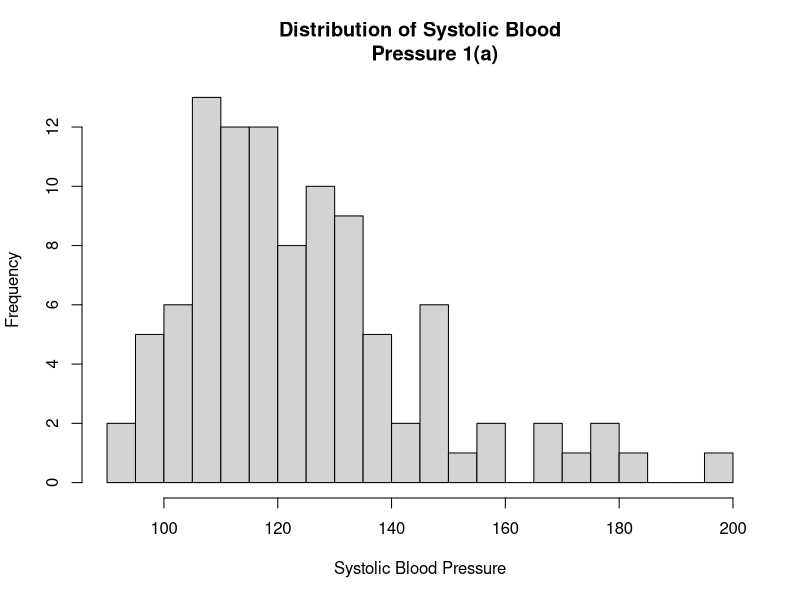
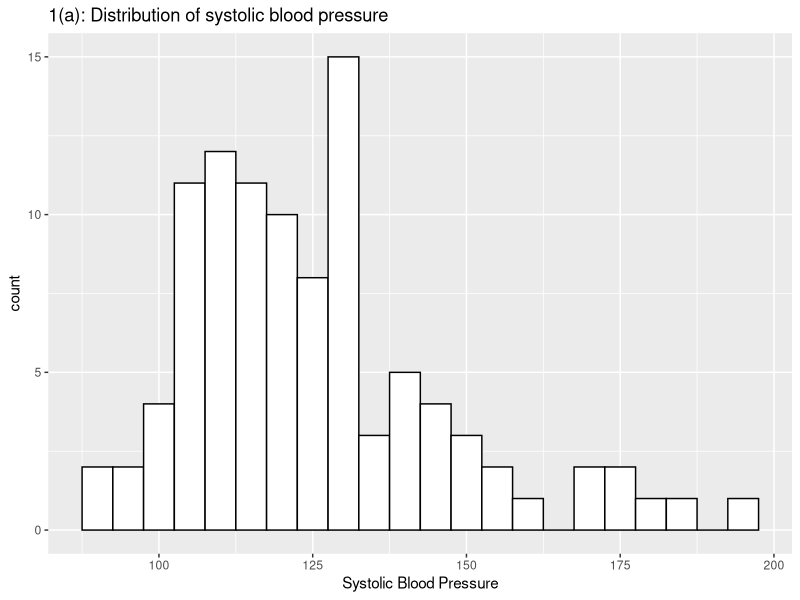
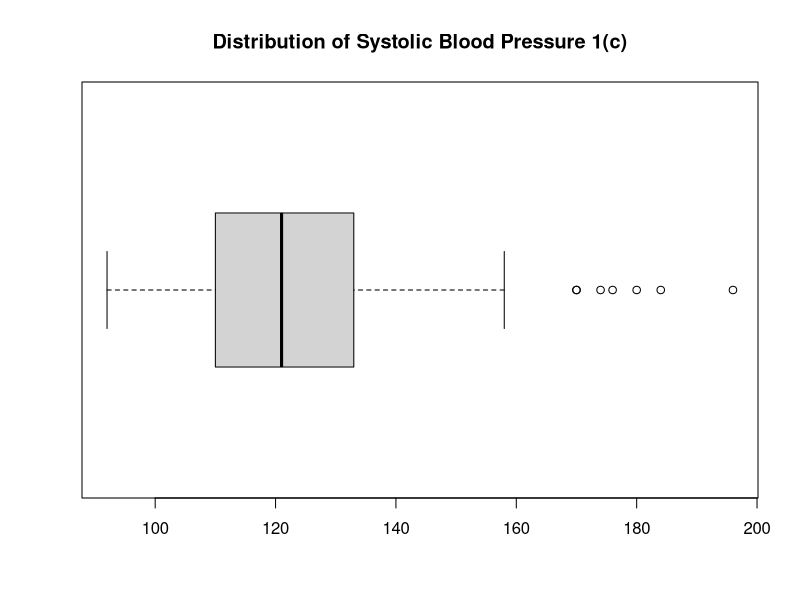
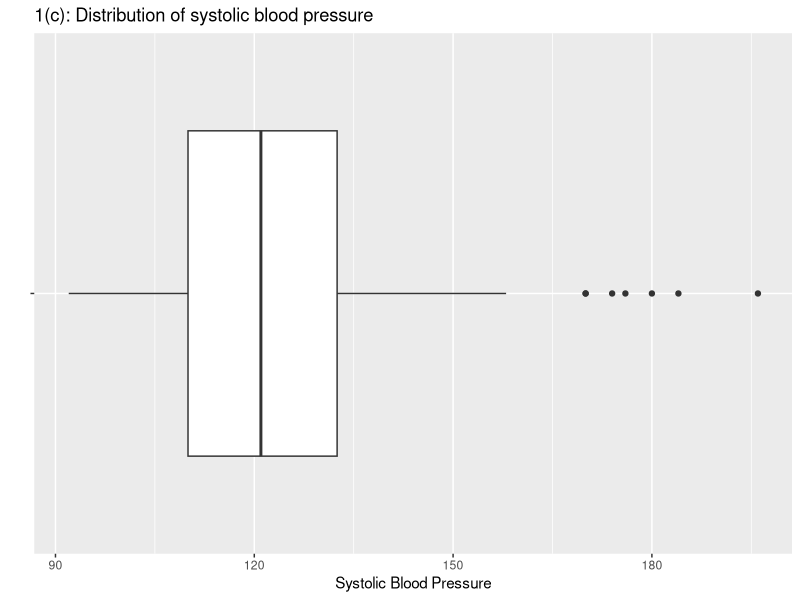
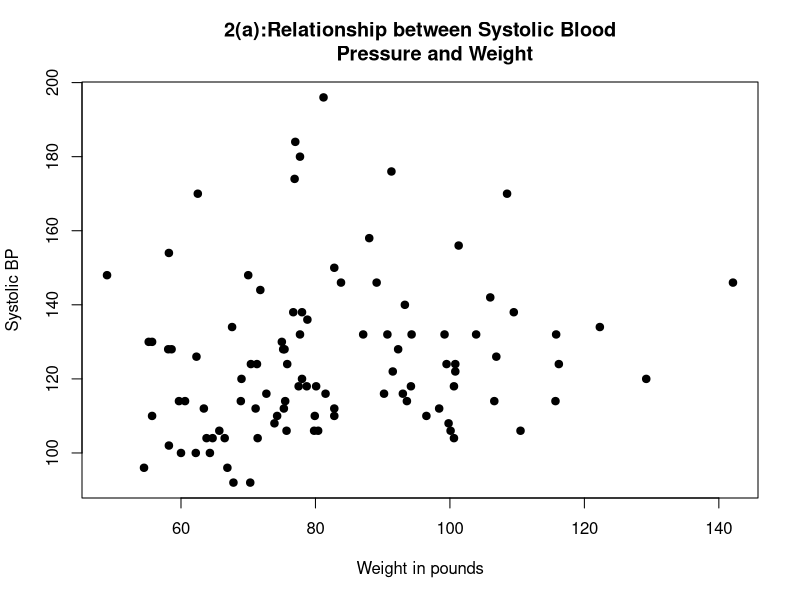
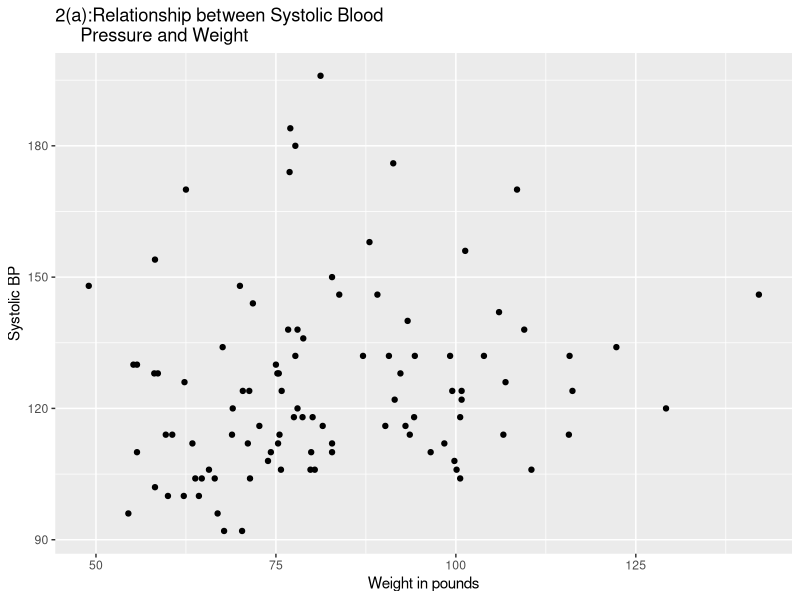
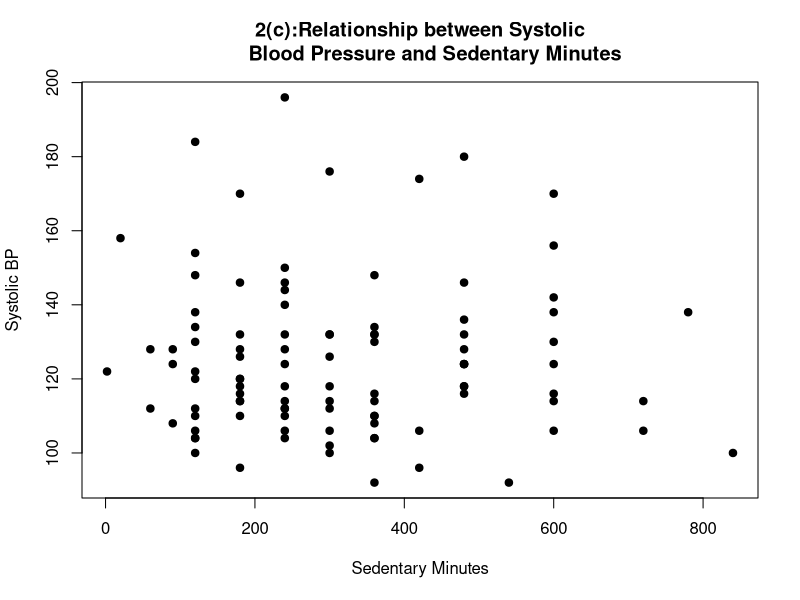
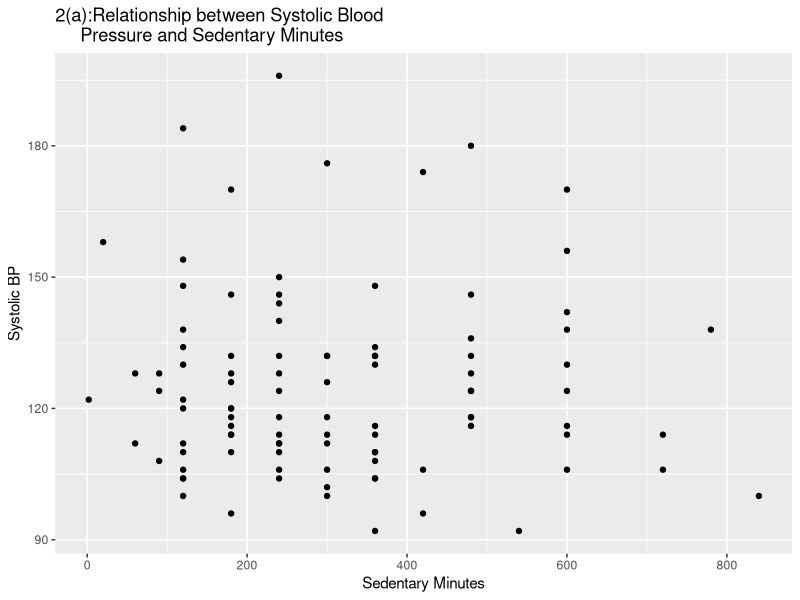

Reproduce these figures in R, in order.
## ---- chunk 1
knitr::opts_chunk$set(echo = TRUE,eval=TRUE)
## ---- chunk 2
setwd("~/Desktop/Spring Quarter 2018/STA101")
## ---- chunk 3
data <- read.csv("patients101.csv",header=T)
## ---- chunk 4
library('ggplot2')
## ---- chunk 5
hist(data$sysBP,xlab = "Systolic Blood Pressure",main="Distribution of Systolic Blood
     Pressure 1(a)",breaks=20)
## ---- chunk 6
ggplot(data,aes(x=sysBP))+geom_histogram(binwidth=5,color="black",fill="white")+
  xlab("Systolic Blood Pressure")+ggtitle("1(a): Distribution of systolic blood pressure")
## ---- chunk 7
########## part 1a ########
## ---- chunk 8
colnames(data)
## ---- chunk 9
boxplot(data$sysBP, horizontal = TRUE,main = "Distribution of Systolic Blood Pressure 1(c)")
## ---- chunk 10
ggplot(data, aes(y=sysBP, x = factor("")))+ geom_boxplot()+ylab("Systolic Blood Pressure")+
  xlab(" ")+coord_flip()+ggtitle("1(c): Distribution of systolic blood pressure")
## ---- chunk 11
plot(data$weight, data$sysBP, main = "2(a):Relationship between Systolic Blood
     Pressure and Weight",xlab = "Weight in pounds",ylab = "Systolic BP",pch = 19)
## ---- chunk 12
qplot(weight, sysBP, data = data) + ggtitle("2(a):Relationship between Systolic Blood
     Pressure and Weight") + xlab("Weight in pounds") + ylab("Systolic BP")
## ---- chunk 13
plot(data$sedmins, data$sysBP, main = "2(c):Relationship between Systolic
     Blood Pressure and Sedentary Minutes",xlab = "Sedentary Minutes",ylab = "Systolic BP",pch = 19)
## ---- chunk 14
qplot(sedmins, sysBP, data = data) + ggtitle("2(a):Relationship between Systolic Blood
     Pressure and Sedentary Minutes") + xlab("Sedentary Minutes") + ylab("Systolic BP")
## ---- chunk 15
boxplot(sysBP ~ gender, data = data, main = "Blood Pressure by Gender",horizontal = TRUE)
## ---- chunk 16
ggplot(data,aes(y = sysBP,x =gender)) + geom_boxplot() + ylab("Systolic Blood Pressure") +
  xlab("Gender") + ggtitle("Blood Pressure by Gender") + coord_flip()
## ---- chunk 17
ggplot(data, aes(x = sysBP)) + geom_histogram(binwidth = 2,color = "black",fill = "white")+
  facet_grid(obese~.)+ggtitle("Systolic Blood Pressure by Obesity Cateogory")
## ---- chunk 18
round(mean(data$sysBP),4)
## ---- chunk 19
aggregate(sysBP ~ marriage, data = data, mean)
## ---- chunk 20
aggregate(sysBP ~ marriage, data = data, sd)
## ---- chunk 21
aggregate(sysBP ~ marriage, data = data, sd)
## ---- chunk 22
fivenum(data$weight)
